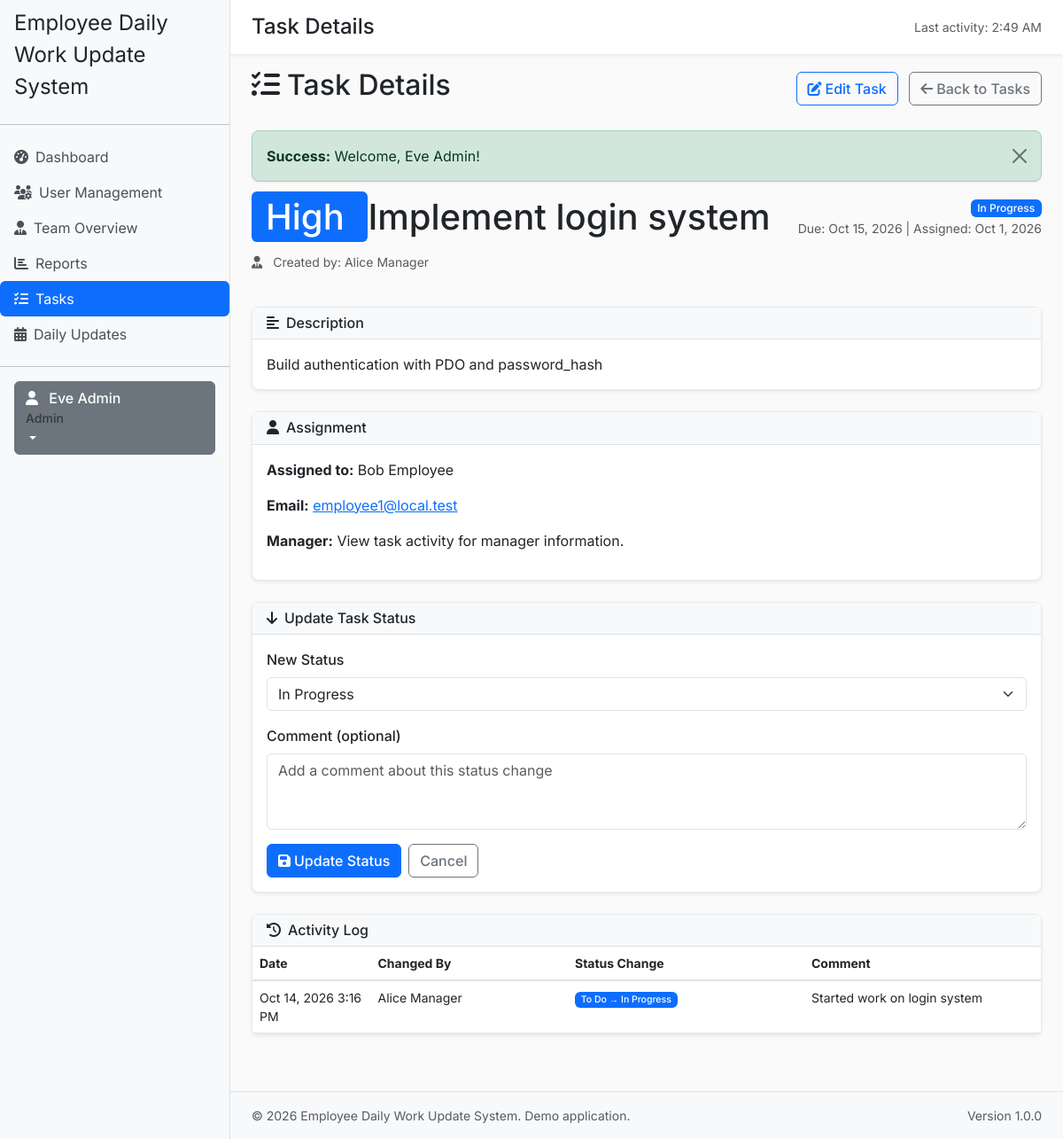
The page /tasks/view.php?task_id=1 (signed in) on the database as committed earlier.
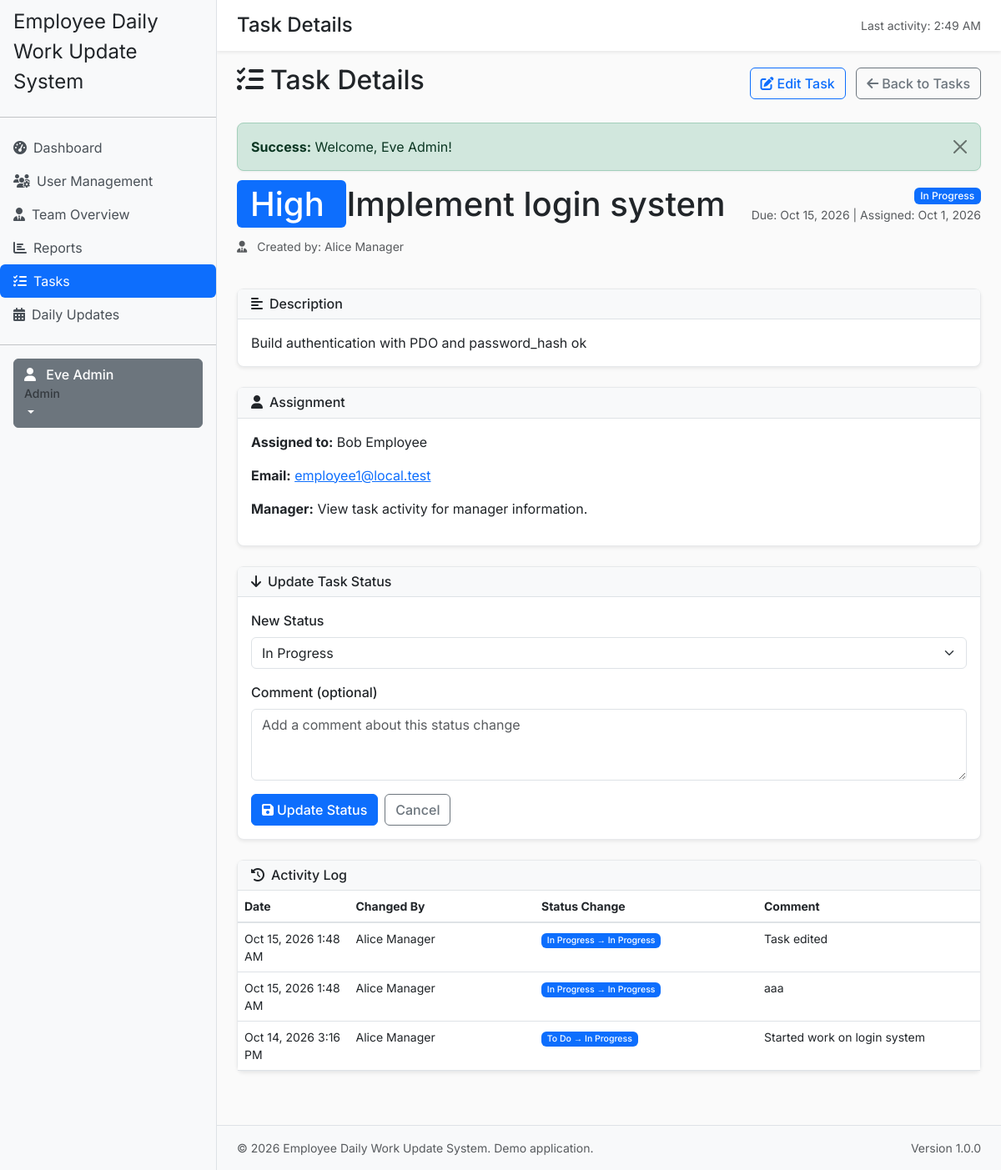
The same page on the database as committed later.
### tables this page shows
CREATE TABLE `tasks` (
  `id` int(11) NOT NULL,
  `title` varchar(200) NOT NULL,
  `description` text DEFAULT NULL,
  `assigned_to` int(11) NOT NULL,
  `created_by` int(11) NOT NULL,
  `manager_id` int(11) NOT NULL,
  `priority` enum('Low','Medium','High','Urgent') NOT NULL DEFAULT 'Medium',
  `status` enum('To Do','In Progress','Blocked','Completed') NOT NULL DEFAULT 'To Do',
  `start_date` date NOT NULL,
  `due_date` date NOT NULL,
  `completed_at` datetime DEFAULT NULL,
  `created_at` datetime NOT NULL DEFAULT current_timestamp(),
  `updated_at` datetime NOT NULL DEFAULT current_timestamp() ON UPDATE current_timestamp()
);

CREATE TABLE `users` (
  `id` int(11) NOT NULL,
  `name` varchar(100) NOT NULL,
  `email` varchar(150) NOT NULL,
  `password_hash` varchar(255) NOT NULL,
  `role` enum('admin','manager','employee') NOT NULL DEFAULT 'employee',
  `manager_id` int(11) DEFAULT NULL,
  `is_active` tinyint(1) NOT NULL DEFAULT 1,
  `created_at` datetime NOT NULL DEFAULT current_timestamp(),
  `updated_at` datetime NOT NULL DEFAULT current_timestamp() ON UPDATE current_timestamp()
);

CREATE TABLE `task_activity` (
  `id` int(11) NOT NULL,
  `task_id` int(11) NOT NULL,
  `changed_by` int(11) NOT NULL,
  `old_status` enum('To Do','In Progress','Blocked','Completed') DEFAULT NULL,
  `new_status` enum('To Do','In Progress','Blocked','Completed') NOT NULL,
  `comment` text DEFAULT NULL,
  `created_at` datetime NOT NULL DEFAULT current_timestamp()
);

### includes/validation.php (called while the page is built, shortened)
<?php
require_once __DIR__ . '/config.php';
function validateInt($value, ?int $min = null, ?int $max = null): int|false {
    if (is_string($value)) {
        $value = trim($value);
    }
    $options = [];
    if ($min !== null) {
        $options['min_range'] = $min;
    }
    $int = filter_var($value, FILTER_VALIDATE_INT, [
        'options' => $options,
    ]);
    return $int;
}
function formatDate(string $date, string $format = 'M j, Y'): string {
    try {
        $dt = new DateTime($date);
        return $dt->format($format);
    } catch (Exception $e) {
        return $date;
    }
}
function formatDateTime(string $datetime, string $format = 'M j, Y g:i A'): string {
    try {
        $dt = new DateTime($datetime);
        return $dt->format($format);
    } catch (Exception $e) {
        return $datetime;
    }
}
function getStatusBadgeClass(string $status): string {
    return match ($status) {
        STATUS_TODO => 'secondary',
        STATUS_IN_PROGRESS => 'primary',
        STATUS_BLOCKED => 'danger',
        STATUS_COMPLETED => 'success',
        default => 'secondary',
    };
}
function getBaseUrl(): string {
    return rtrim(APP_URL, '/');
}
function url(string $path): string {
    $path = ltrim($path, '/');
    if ($path === '') {
        return getBaseUrl();
    }
    return getBaseUrl() . '/' . $path;
}

### includes/config.php (called while the page is built, shortened)
<?php
$pdoOptions = [
    PDO::ATTR_ERRMODE => PDO::ERRMODE_EXCEPTION,
    PDO::ATTR_DEFAULT_FETCH_MODE => PDO::FETCH_ASSOC,
    PDO::ATTR_EMULATE_PREPARES => false,
];
?>

### includes/database.php (called while the page is built, shortened)
<?php
require_once __DIR__ . '/config.php';
class Database {
    private static ?PDO $pdo = null;
    public static function getConnection(): PDO {
        if (self::$pdo === null) {
            $dsn = 'mysql:host=' . DB_HOST . ';dbname=' . DB_NAME . ';charset=utf8mb4';
            try {
                global $pdoOptions;
                $options = $pdoOptions ?? [
                    PDO::ATTR_ERRMODE => PDO::ERRMODE_EXCEPTION,
                    PDO::ATTR_DEFAULT_FETCH_MODE => PDO::FETCH_ASSOC,
                    PDO::ATTR_EMULATE_PREPARES => false,
                ];
                self::$pdo = new PDO($dsn, DB_USER, DB_PASSWORD, $options);
                self::$pdo->exec("SET NAMES utf8mb4");
                self::$pdo->exec("SET time_zone = '+00:00'");
            } catch (PDOException $e) {
                error_log('Database connection failed: ' . $e->getMessage());
                throw new RuntimeException('Database connection unavailable. Please contact support.');
            }
        }
        return self::$pdo;
    }
    public static function query(string $sql, array $params = []): PDOStatement {
        $stmt = self::getConnection()->prepare($sql);
        $stmt->execute($params);
        return $stmt;
    }
    public static function fetchOne(string $sql, array $params = []): ?array {
        $stmt = self::query($sql, $params);
        $row = $stmt->fetch();
        return $row ?: null;
    }
    public static function fetchAll(string $sql, array $params = []): array {
        $stmt = self::query($sql, $params);
        return $stmt->fetchAll();
    }
}
?>

### includes/auth.php (called while the page is built, shortened)
<?php
require_once __DIR__ . '/database.php';
require_once __DIR__ . '/validation.php';
function isLoggedIn(): bool {
    return isset($_SESSION['logged_in']) && $_SESSION['logged_in'] === true;
}
function requireLogin(): void {
    $currentStatus = Database::fetchOne('SELECT is_active FROM users WHERE id = :id', [':id' => $_SESSION['user_id']]);
}
function getCurrentUser(): ?array {
    return [
        'id' => $_SESSION['user_id'],
        'email' => $_SESSION['user_email'],
        'name' => $_SESSION['user_name'],
        'role' => $_SESSION['user_role'],
        'manager_id' => $_SESSION['manager_id']
    ];
}
?>

### tasks/view.php (the view, shortened to what the rows shown need)
<?php
require_once __DIR__ . '/../includes/config.php';
require_once __DIR__ . '/../includes/database.php';
require_once __DIR__ . '/../includes/auth.php';
require_once __DIR__ . '/../includes/validation.php';
requireLogin();
$user = getCurrentUser();
$userId = $user['id'];
$userRole = $user['role'];
$taskId = validateInt($_GET['task_id'] ?? 0, 1) ?? 0;
$task = Database::fetchOne(
    "SELECT t.*, u.name as assigned_name, u.email as assigned_email, u.manager_id as employee_manager_id, c.name as creator_name
     FROM tasks t
     JOIN users u ON t.assigned_to = u.id
     LEFT JOIN users c ON t.created_by = c.id
     WHERE t.id = :taskId",
    [':taskId' => $taskId]
);
$canUpdateStatus = false;
if ($userRole === ROLE_ADMIN) {
    $canUpdateStatus = true;
} elseif ($userRole === ROLE_MANAGER) {
    if ((int) $task['manager_id'] === (int) $userId || (int) $task['employee_manager_id'] === (int) $userId) {
        $canView = true;
        $canEdit = true;
        $canUpdateStatus = true;
    }
} elseif ($userRole === ROLE_EMPLOYEE) {
    if ((int) $task['assigned_to'] === (int) $userId) {
        $canView = true;
        $canEdit = false;
        $canUpdateStatus = ($task['status'] !== STATUS_COMPLETED);
    }
}
$activity = Database::fetchAll(
    "SELECT ta.*, u.name as changed_by_name
     FROM task_activity ta
     JOIN users u ON ta.changed_by = u.id
     WHERE ta.task_id = :taskId
     ORDER BY ta.created_at DESC",
    [':taskId' => $taskId]
);
?>
<?php include __DIR__ . '/../includes/header.php'; ?>
<div class="d-flex justify-content-between align-items-center mb-4">
    <h2><i class="fas fa-tasks me-2"></i>Task Details</h2>
</div>
<div class="row">
    <div class="col-12">
                <div class="row mb-4">
                    <div class="col-md-8">
                        <h1 class="mb-3">
                            <span class="bg-primary text-white px-3 py-1 rounded">
                                <?php echo htmlspecialchars($task['priority']); ?>
                            </span>
                            <?php echo htmlspecialchars($task['title']); ?>
                        </h1>
                        <p class="text-muted small">
                            <i class="fas fa-user-tie me-2"></i>
                            Created by: <?php echo htmlspecialchars($task['creator_name']); ?>
                        </p>
                    </div>
                    <div class="col-md-4 text-end">
                        <span class="badge bg-<?php echo getStatusBadgeClass($task['status']); ?>">
                            <?php echo htmlspecialchars($task['status']); ?>
                        </span>
                        <br>
                        <small class="text-muted">
                            Due: <?php echo formatDate($task['due_date']); ?> |
                            Assigned: <?php echo formatDate($task['start_date']); ?>
                        </small>
                    </div>
                </div>
                <?php if (!empty($task['description'])): ?>
                    <div class="card shadow-sm mb-4">
                        <div class="card-header bg-light">
                            <h6 class="mb-0"><i class="fas fa-align-left me-2"></i>Description</h6>
                        </div>
                        <div class="card-body">
                            <p class="card-text"><?php echo nl2br(htmlspecialchars($task['description'])); ?></p>
                        </div>
                    </div>
                <?php endif; ?>
                <div class="card shadow-sm mb-4">
                    <div class="card-body">
                        <p><strong>Assigned to:</strong> <?php echo htmlspecialchars($task['assigned_name']); ?></p>
                        <p><strong>Email:</strong> <a href="mailto:<?php echo htmlspecialchars($task['assigned_email']); ?>"><?php echo htmlspecialchars($task['assigned_email']); ?></a></p>
                        <p><strong>Manager:</strong> View task activity for manager information.</p>
                    </div>
                </div>
                <?php if ($canUpdateStatus): ?>
                    <div class="card shadow-sm mb-4">
                        <div class="card-header bg-light">
                            <h6 class="mb-0"><i class="fas fa-arrow-down me-2"></i>Update Task Status</h6>
                        </div>
                        <div class="card-body">
                            <form method="POST" action="<?php echo url('tasks/update_status.php'); ?>" class="csrf-protected">
                                <div class="mb-3">
                                    <label for="new_status" class="form-label">New Status</label>
                                    <select class="form-select" id="new_status" name="new_status" required>
                                        <option value="<?php echo STATUS_IN_PROGRESS; ?>"
                                            <?php if ($task['status'] === STATUS_IN_PROGRESS) echo 'selected'; ?>>
                                            In Progress</option>
                                    </select>
                                </div>
                                <div class="mb-3">
                                    <label for="comment" class="form-label">Comment (optional)</label>
                                    <textarea class="form-control" id="comment" name="comment" rows="3"
                                              placeholder="Add a comment about this status change"></textarea>
                                </div>
                                <div class="d-flex gap-2">
                                    <button type="submit" class="btn btn-primary">
                                        <i class="fas fa-save me-1"></i>Update Status
                                    </button>
                                    <a href="<?php echo url('tasks/view.php?task_id=' . $taskId); ?>" class="btn btn-outline-secondary">Cancel</a>
                                </div>
                            </form>
                        </div>
                    </div>
                <?php endif; ?>
                <?php if (!empty($activity)): ?>
                    <div class="card shadow-sm mb-4">
                        <div class="card-body p-0">
                            <div class="table-responsive">
                                <table class="table table-hover mb-0 small">
                                    <thead>
                                        <tr>
                                            <th style="width: 15%">Date</th>
                                            <th style="width: 25%">Changed By</th>
                                            <th style="width: 30%">Status Change</th>
                                            <th style="width: 30%">Comment</th>
                                        </tr>
                                    </thead>
                                    <tbody>
                                        <?php foreach ($activity as $act): ?>
                                            <tr>
                                                <td><?php echo formatDateTime($act['created_at']); ?></td>
                                                <td><?php echo htmlspecialchars($act['changed_by_name']); ?></td>
                                                <td>
                                                    <span class="badge bg-<?php echo getStatusBadgeClass($act['new_status']); ?>">
                                        <?php echo htmlspecialchars($act['old_status'] ?? '—') . ' → ' . htmlspecialchars($act['new_status']); ?>
                                                    </span>
                                                </td>
                                                <td>
                                                    <?php if (!empty($act['comment'])): ?>
                                                        <?php echo htmlspecialchars($act['comment']); ?>
                                                    <?php else: ?>
                                                        <small class="text-muted">No comment</small>
                                                    <?php endif; ?>
                                                </td>
                                            </tr>
                                        <?php endforeach; ?>
                                    </tbody>
                                </table>
                            </div>
                        </div>
                    </div>
                <?php endif; ?>
    </div>
</div>
<?php include __DIR__ . '/../includes/footer.php'; ?>

Rows that differ between the two databases and show on the page:
changed tasks "High": description "Build authentication with PDO and password_hash" → "Build authentication with PDO and password_hash ok"
added task_activity: created_at "Oct 15, 2026 1:48 AM", changed_by.name "Alice Manager", old_status "In Progress", new_status "In Progress", comment "Task edited"
added task_activity: created_at "Oct 15, 2026 1:48 AM", changed_by.name "Alice Manager", old_status "In Progress", new_status "In Progress", comment "aaa"
